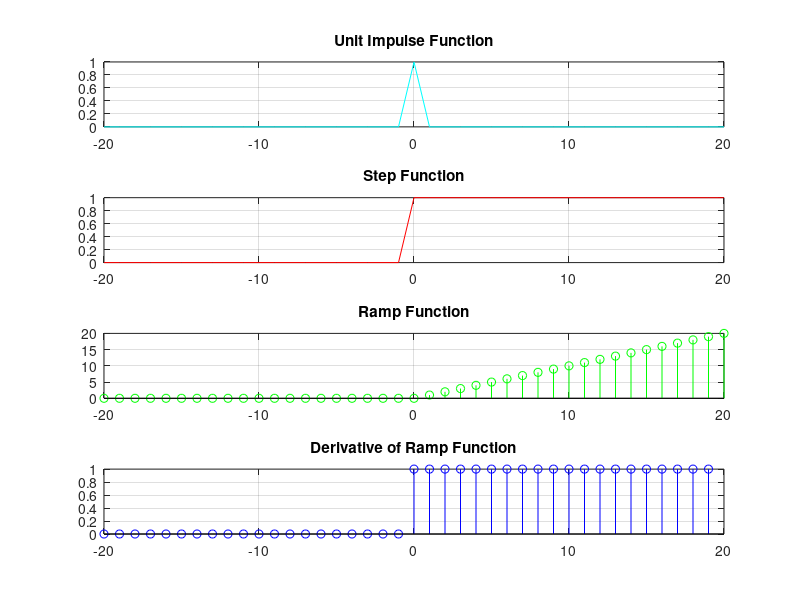

Here is the MATLAB script that generated this plot:
domain = -20:20;

impulse = domain==0;
step = domain>=0;
ramp = step.*domain;
diff_ramp = diff(ramp);

subplot(4,1,1);
plot(domain, impulse,'c');
grid on;
title('Unit Impulse Function');

subplot(4,1,2);
plot(domain, step,'r');
grid on;
title('Step Function');

subplot(4,1,3);
stem(domain, ramp,'g');
grid on;
title('Ramp Function');

subplot(4,1,4);
stem(domain(1:40),diff_ramp,'b');
grid on;
title('Derivative of Ramp Function');
